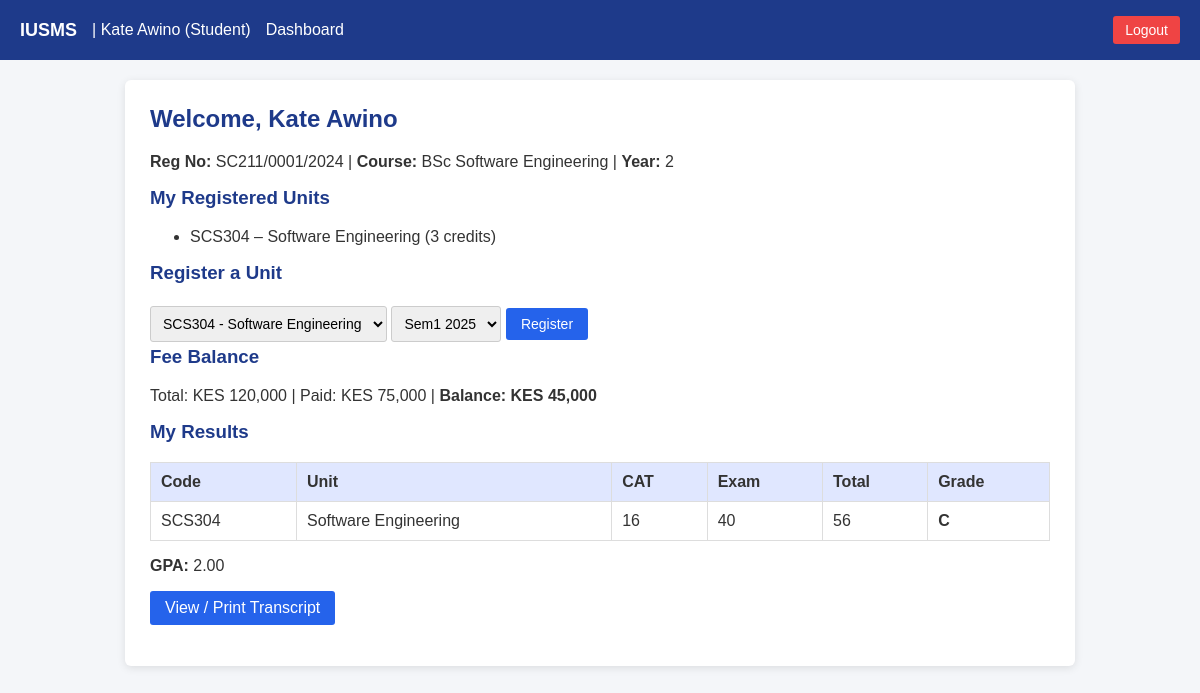
The page /?page=dashboard (signed in) on the database its author committed.
### tables this page shows
CREATE TABLE students (
                id         INTEGER PRIMARY KEY AUTOINCREMENT,
                user_id    INTEGER NOT NULL UNIQUE REFERENCES users(id) ON DELETE CASCADE,
                reg_number TEXT    NOT NULL UNIQUE,
                course     TEXT    NOT NULL,
                year       INTEGER NOT NULL CHECK(year BETWEEN 1 AND 6)
            );

CREATE TABLE courses (
                id      INTEGER PRIMARY KEY AUTOINCREMENT,
                code    TEXT    NOT NULL UNIQUE,
                name    TEXT    NOT NULL,
                credits INTEGER NOT NULL CHECK(credits > 0)
            );

CREATE TABLE financials (
                id          INTEGER PRIMARY KEY AUTOINCREMENT,
                student_id  INTEGER NOT NULL UNIQUE REFERENCES students(id) ON DELETE CASCADE,
                total_fees  REAL    NOT NULL CHECK(total_fees  >= 0),
                amount_paid REAL    NOT NULL DEFAULT 0 CHECK(amount_paid >= 0)
            );

CREATE TABLE marks (
                id         INTEGER PRIMARY KEY AUTOINCREMENT,
                student_id INTEGER NOT NULL REFERENCES students(id) ON DELETE CASCADE,
                course_id  INTEGER NOT NULL REFERENCES courses(id)  ON DELETE CASCADE,
                cat_score  REAL    NOT NULL CHECK(cat_score  BETWEEN 0 AND 30),
                exam_score REAL    NOT NULL CHECK(exam_score BETWEEN 0 AND 70),
                UNIQUE(student_id, course_id)
            );

### index.php (the view, shortened to what this page needs)
<?php
$db = getDB();
function gradeFromScore($score) {
    if ($score >= 50) return 'C';
    return 'E';
}
function gradePoint($score) {
    if ($score >= 50) return 2.0;
    return 0.0;
}
$page = $_GET['page'] ?? 'login';
?>
<!DOCTYPE html>
<html>
<head>
</head>
<body>
<?php if (isset($_SESSION['user'])): ?>
<nav>
    <strong>IUSMS</strong>
    <span>| <?= htmlspecialchars($_SESSION['user']['full_name']) ?> (<?= ucfirst($_SESSION['user']['role']) ?>)</span>
    <a href="?page=dashboard">Dashboard</a>
    <form method="post"><input type="hidden" name="action" value="logout"><button>Logout</button></form>
</nav>
<?php endif; ?>
<div class="container">
<?php if ($page === 'login'): ?>
    <h2>IUSMS Login</h2>
    <?php if (!empty($error)) echo "<p class='error'>$error</p>"; ?>
    <form method="post">
        <input type="hidden" name="action" value="login">
        <label>Username <input name="username" required autofocus></label>
        <label>Password <input type="password" name="password" required></label>
        <button class="btn">Login</button>
    </form>
    <div class="hint">
        <b>Demo Accounts (Password: <code>password</code>):</b><br>
        Admin: <code>admin</code><br>
        Lecturer: <code>lecturer</code><br>
        Student: <code>sc211001</code>
    </div>
<?php elseif ($page === 'dashboard' && isset($_SESSION['user'])):
    $u = $_SESSION['user'];
    if ($u['role'] === 'student'):
        $s = $db->prepare("SELECT * FROM students WHERE user_id=?");
        $s->execute([$u['id']]);
        $stu = $s->fetch(PDO::FETCH_ASSOC);
        $courses = $db->query("SELECT * FROM courses")->fetchAll(PDO::FETCH_ASSOC);
        $reg = $db->prepare("SELECT c.* FROM registrations r JOIN courses c ON c.id=r.course_id WHERE r.student_id=?");
        $reg->execute([$stu['id']]);
        $mycourses = $reg->fetchAll(PDO::FETCH_ASSOC);
        $fin = $db->prepare("SELECT * FROM financials WHERE student_id=?");
        $fin->execute([$stu['id']]);
        $f = $fin->fetch(PDO::FETCH_ASSOC);
        ?>
        <h2>Welcome, <?= htmlspecialchars($u['full_name']) ?></h2>
        <p><b>Reg No:</b> <?= htmlspecialchars($stu['reg_number']) ?> | <b>Course:</b> <?= htmlspecialchars($stu['course']) ?> | <b>Year:</b> <?= $stu['year'] ?></p>
        <h3>My Registered Units</h3>
        <ul>
        <?php foreach ($mycourses as $c): ?>
            <li><?= $c['code'] ?> – <?= htmlspecialchars($c['name']) ?> (<?= $c['credits'] ?> credits)</li>
        <?php endforeach; ?>
        </ul>
        <h3>Register a Unit</h3>
        <form method="post">
            <select name="course_id">
                <?php foreach ($courses as $c): ?>
                    <option value="<?= $c['id'] ?>"><?= $c['code'] ?> - <?= htmlspecialchars($c['name']) ?></option>
                <?php endforeach; ?>
            </select>
            <select name="semester">
                <option>Sem1 2025</option>
            </select>
            <button class="btn">Register</button>
        </form>
        <h3>Fee Balance</h3>
        <?php if($f): ?>
            <p>Total: KES <?= number_format($f['total_fees']) ?> | Paid: KES <?= number_format($f['amount_paid']) ?> |
               <b>Balance: KES <?= number_format($f['total_fees'] - $f['amount_paid']) ?></b></p>
        <?php else: ?>
            <p>No financial record found.</p>
        <?php endif; ?>
        <h3>My Results</h3>
        <?php
        $m = $db->prepare("SELECT m.*, c.code, c.name, c.credits FROM marks m JOIN courses c ON c.id=m.course_id WHERE m.student_id=?");
        $m->execute([$stu['id']]);
        $rows = $m->fetchAll(PDO::FETCH_ASSOC);
        $totalPoints = 0; $totalCredits = 0;
        ?>
        <table>
            <tr><th>Code</th><th>Unit</th><th>CAT</th><th>Exam</th><th>Total</th><th>Grade</th></tr>
            <?php foreach ($rows as $r):
                $total = $r['cat_score'] + $r['exam_score'];
                $g = gradeFromScore($total);
                $totalPoints += gradePoint($total) * $r['credits'];
                $totalCredits += $r['credits'];
            ?>
            <tr>
                <td><?= $r['code'] ?></td>
                <td><?= htmlspecialchars($r['name']) ?></td>
                <td><?= $r['cat_score'] ?></td>
                <td><?= $r['exam_score'] ?></td>
                <td><?= $total ?></td>
                <td><b><?= $g ?></b></td>
            </tr>
            <?php endforeach; ?>
        </table>
        <?php if ($totalCredits > 0): ?>
            <p><b>GPA:</b> <?= number_format($totalPoints / $totalCredits, 2) ?></p>
        <?php endif; ?>
        <p><a href="?page=transcript" class="btn">View / Print Transcript</a></p>
    <?php elseif ($u['role'] === 'admin'): ?>
        <h2>Admin Dashboard</h2>
        <p><a href="?page=admin" class="btn">Manage Students & Fees</a></p>
    <?php endif; ?>
<?php elseif ($page === 'lecturer'):
    requireRole('lecturer');
    header("Location: ?page=dashboard");
    exit;
else: ?>
    <p>Page not found. <a href="?page=login">Return to Login</a></p>
<?php endif; ?>
</div>
</body>
</html>

### index.php (style rules this page uses)
body { font-family: Arial, sans-serif; background:#f4f6f9; margin:0; color:#333; }
nav { background:#1e3a8a; color:#fff; padding:12px 20px; display:flex; align-items:center; gap:15px; }
nav strong { font-size:18px; }
nav a { color:#fff; text-decoration:none; }
nav form { margin-left:auto; margin-bottom:0; }
nav button { background:#ef4444; color:white; border:none; padding:6px 12px; border-radius:3px; cursor:pointer; }
.container { max-width:900px; margin:20px auto; background:#fff; padding:25px; border-radius:6px; box-shadow:0 2px 8px rgba(0,0,0,.1); }
h2, h3 { color:#1e3a8a; margin-top:0; }
input, select, button { padding:8px; margin:4px 0; font-size:14px; border:1px solid #ccc; border-radius:3px; }
.btn { background:#2563eb; color:#fff; border:none; border-radius:3px; cursor:pointer; padding:8px 15px; text-decoration:none; display:inline-block; }
table { width:100%; border-collapse:collapse; margin:15px 0; }
th, td { border:1px solid #ddd; padding:10px; text-align:left; }
th { background:#e0e7ff; }

### rows shown on the page
students: reg_number "SC211/0001/2024", course "BSc Software Engineering", year "2"
courses: code "SCS304", name "Software Engineering", credits "3"
financials: total_fees "120,000", amount_paid "75,000", $f['total_fees'] - $f['amount_paid'] "45,000"
marks: course.code "SCS304", course.name "Software Engineering", cat_score "16", exam_score "40", total "56", g "C"

### other values the page prints
$_SESSION['user']['full_name'] "Kate Awino"
$_SESSION['user']['role'] "Student"
$u['full_name'] "Kate Awino"
$totalPoints / $totalCredits "2.00"
form field course_id "SCS304 - Software Engineering"
